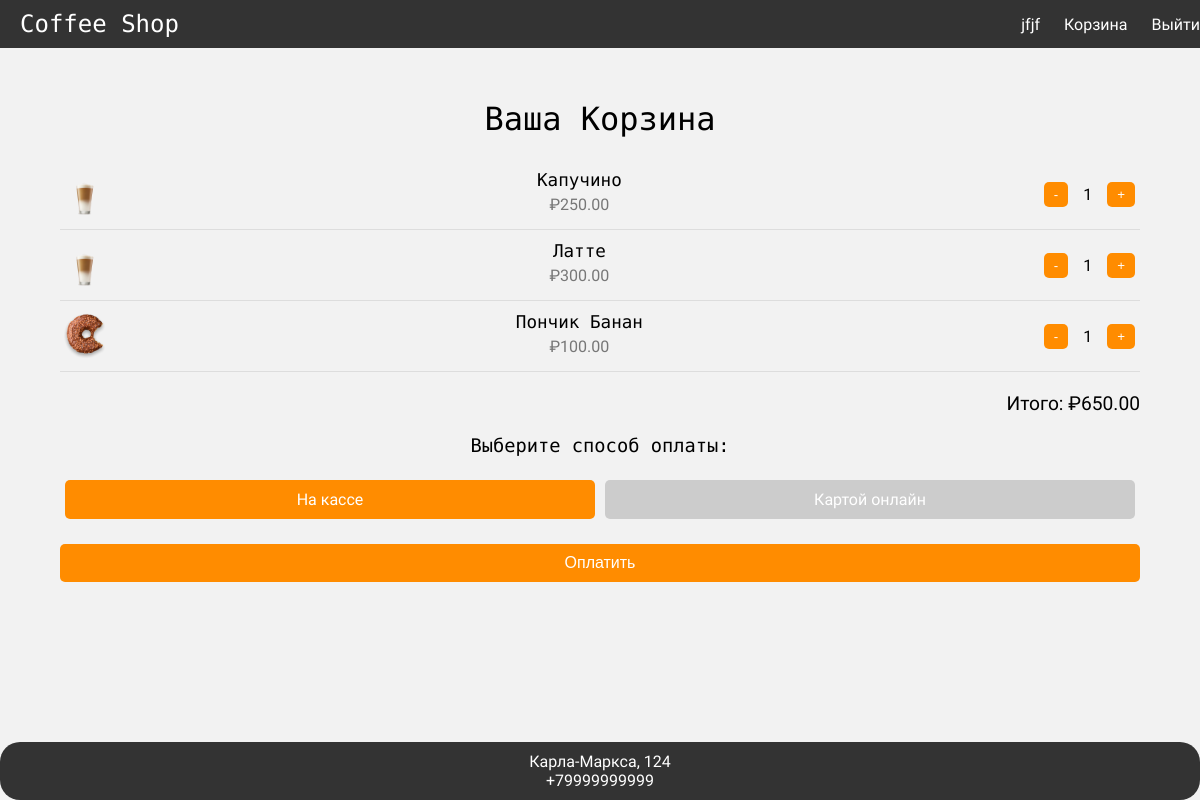
Page /cart/ (signed in) on the committed database.
### shop/models.py (models this page shows, shortened)
class CartItem(models.Model):
    cart = models.ForeignKey(Cart, on_delete=models.CASCADE)
    product = models.ForeignKey(Product, on_delete=models.CASCADE)
    quantity = models.PositiveIntegerField(default=1)

class Product(models.Model):
    CATEGORY_CHOICES = (
        ('coffee', 'Coffee'),
        ('pastry', 'Pastry'),
    )
    name = models.CharField(max_length=100)
    description = models.TextField(blank=True)
    price = models.DecimalField(max_digits=5, decimal_places=2)
    category = models.CharField(max_length=10, choices=CATEGORY_CHOICES)
    image = models.ImageField(upload_to='static/images', default='static/images/coffe_1.png')

### shop/views.py (the view)
# urls.py: path('cart/', views.view_cart, name='view_cart'),
@login_required
def view_cart(request):
    cart = get_object_or_404(Cart, user=request.user)
    cart_items = cart.cartitem_set.all()
    cart_total = sum(item.product.price * item.quantity for item in cart_items)
    order_num = random.randint(1000, 9999)
    return render(request, 'shop/view_cart.html', {'cart': cart, 'cart_total': cart_total, 'order_num': order_num})

### shop/templates/shop/view_cart.html (shortened to what this page needs)
{% extends 'shop/base.html' %}
{% load static %}
{% block content %}
<h1 class="top-block">Ваша Корзина</h1>
<div class="cart-container">
        {% for item in cart.cartitem_set.all %}
        <div class="cart-item" data-item-id="{{ item.id }}">
            <img src="{{ item.product.image.url }}" alt="{{ item.product.name }}">
            <div class="item-info">
                <h3>{{ item.product.name }}</h3>
                <p>₽{{ item.product.price }}</p>
            </div>
            <div class="item-quantity">
                <button class="btn-decrease">-</button>
                <span class="quantity">{{ item.quantity }}</span>
                <button class="btn-increase">+</button>
            </div>
        </div>
        {% endfor %}
</div>
<div class="cart-summary">
    Итого: ₽<span id="cart-total">{{ cart_total }}</span>
</div>
<div class="payment-method">
    <h3>Выберите способ оплаты:</h3>
    <div class="payment-options">
        <div id="cash-option" class="payment-option active">На кассе</div>
        <div id="card-option" class="payment-option">Картой онлайн</div>
    </div>
</div>
<button id="pay-button" class="btn-pay">Оплатить</button>
{% endblock %}

### shop/templates/shop/base.html (shortened to what this page needs)
{% load static %}
<!DOCTYPE html>
<html lang="en">
<head>
    <link rel="stylesheet" href="{% static '/css/styles.css' %}">
</head>
<body>
    <header>
        <h1><a href="{% url 'product_list' %}">Coffee Shop</a></h1>
        <nav>
            {% if user.is_authenticated %}
                <span>{{ user.username }}</span>
                <a href="{% url 'view_cart' %}">Корзина</a>
                <a href="{% url 'logout' %}">Выйти</a>
            {% else %}
                <a href="{% url 'login' %}">Войти</a>
                <a href="{% url 'register' %}">Зарегестрироваться</a>
            {% endif %}
        </nav>
    </header>
    <div class="container">
        {% block content %}{% endblock %}
    </div>
<footer>Карла-Маркса, 124 <br> +79999999999</footer>
</body>
</html>

### shop/static/css/styles.css (style rules this page uses)
body { font-family: "Wix Madefor Display", sans-serif; font-optical-sizing: auto; font-weight: 400; font-style: normal; background-color: #f2f2f2; margin: 0; padding: 0; display: flex; flex-direction: column; align-items: center; }
h1, h2, h3 { font-family: "Rubik Mono One", monospace; font-weight: 400; font-style: normal; }
.top-block { margin-top: 0px; }
header { background-color: #333; color: white; display: flex; justify-content: space-between; align-items: center; padding: 10px 20px; border-bottom-left-radius: 20px; border-bottom-right-radius: 20px; width: 100%; max-width: 1200px; position: fixed; top: 0; left: 50%; transform: translateX(-50%); }
header h1 { margin: 0; font-size: 1.5em; }
header a { color: white; margin-left: 20px; text-decoration: none; font-size: 1em; }
.container { width: 90%; max-width: 1200px; margin: 80px auto 20px auto; text-align: center; padding: 20px; }
footer { background-color: #333; color: white; text-align: center; padding: 10px 0; width: 100%; bottom: 0; border-radius: 20px; position: fixed; }
.cart-item { display: flex; justify-content: space-between; align-items: center; padding: 10px 0; border-bottom: 1px solid #ddd; }
.cart-item img { width: 50px; height: 50px; object-fit: cover; border-radius: 5px; margin-right: 10px; }
.cart-item .item-info { flex-grow: 1; }
.cart-item .item-info h3 { margin: 0; font-size: 1.1em; }
.cart-item .item-info p { margin: 5px 0; color: #777; }
.cart-item .item-quantity { display: flex; align-items: center; }
.cart-item .item-quantity button { background-color: #ff8c00; border: none; color: white; padding: 5px 10px; text-decoration: none; border-radius: 5px; cursor: pointer; transition: background-color 0.3s; margin: 0 5px; }
.cart-item .item-quantity span { margin: 0 10px; }
.cart-summary { margin-top: 20px; text-align: right; font-size: 1.2em; }
.btn-pay { display: block; width: 100%; padding: 10px; font-size: 1em; background-color: #ff8c00; color: white; border: none; border-radius: 5px; cursor: pointer; transition: background-color 0.3s; margin: 20px 0; }
.payment-method { margin: 20px 0; text-align: center; }
.payment-options { display: flex; justify-content: center; margin-top: 10px; flex-wrap: wrap; }
.payment-option { flex: 1; padding: 10px; margin: 5px; background-color: #ccc; color: white; cursor: pointer; border-radius: 5px; transition: background-color 0.3s; text-align: center; }
.payment-option.active { background-color: #ff8c00; }

### rows in the picture
CartItem: product.image (picture), product.name "Капучино", product.price "250.00", quantity "1"
CartItem: product.image (picture), product.name "Латте", product.price "300.00", quantity "1"
CartItem: product.image (picture), product.name "Пончик Банан", product.price "100.00", quantity "1"

### other values in the picture
{{ user.username }} "jfjf"
{{ cart_total }} "650.00"
